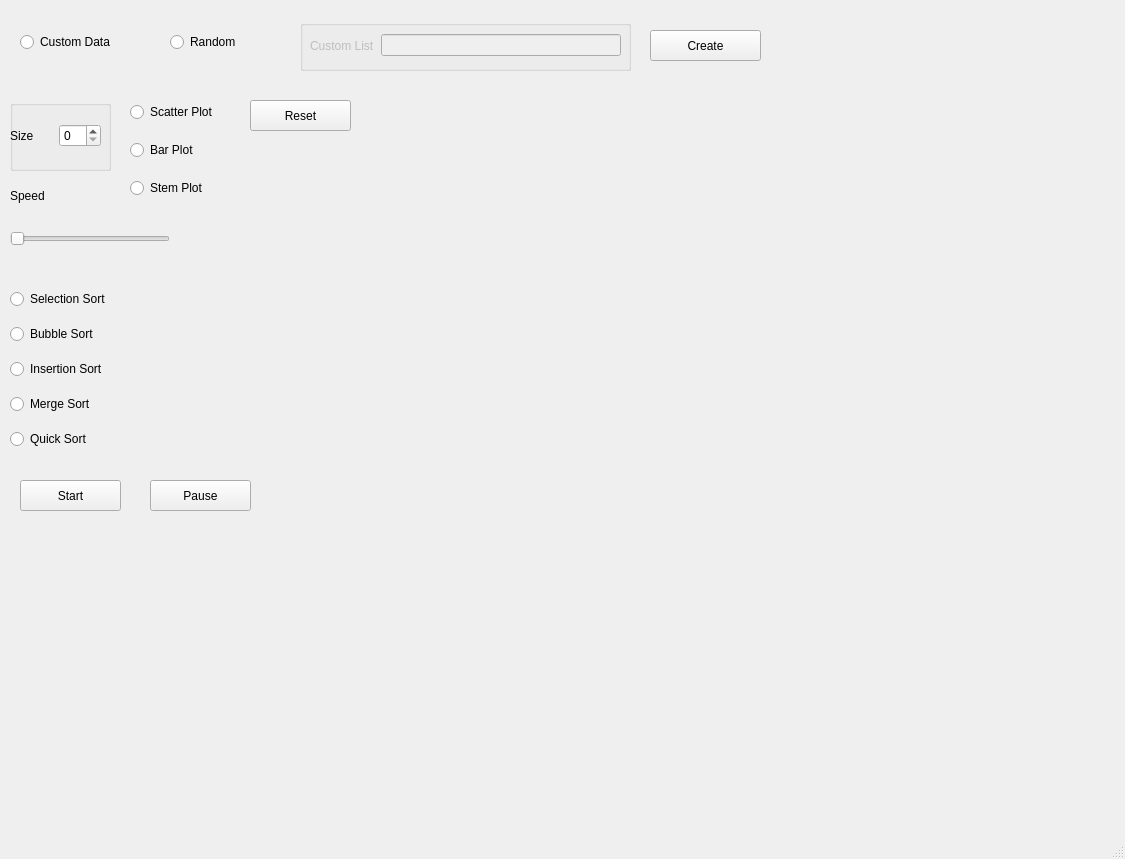
<?xml version="1.0" encoding="UTF-8"?>
<ui version="4.0">
 <class>MainWindow</class>
 <widget class="QMainWindow" name="MainWindow">
  <property name="enabled">
   <bool>true</bool>
  </property>
  <property name="geometry">
   <rect>
    <x>0</x>
    <y>0</y>
    <width>1125</width>
    <height>859</height>
   </rect>
  </property>
  <property name="windowTitle">
   <string>MainWindow</string>
  </property>
  <widget class="QWidget" name="centralwidget">
   <widget class="QPushButton" name="create_button">
    <property name="geometry">
     <rect>
      <x>650</x>
      <y>30</y>
      <width>111</width>
      <height>31</height>
     </rect>
    </property>
    <property name="text">
     <string>Create</string>
    </property>
   </widget>
   <widget class="QWidget" name="verticalLayoutWidget">
    <property name="geometry">
     <rect>
      <x>10</x>
      <y>280</y>
      <width>118</width>
      <height>181</height>
     </rect>
    </property>
    <layout class="QVBoxLayout" name="verticalLayout">
     <item>
      <widget class="QRadioButton" name="Selection">
       <property name="text">
        <string>Selection Sort</string>
       </property>
      </widget>
     </item>
     <item>
      <widget class="QRadioButton" name="Bubble">
       <property name="text">
        <string>Bubble Sort</string>
       </property>
      </widget>
     </item>
     <item>
      <widget class="QRadioButton" name="Insertion">
       <property name="text">
        <string>Insertion Sort</string>
       </property>
      </widget>
     </item>
     <item>
      <widget class="QRadioButton" name="Merge">
       <property name="text">
        <string>Merge Sort</string>
       </property>
      </widget>
     </item>
     <item>
      <widget class="QRadioButton" name="Quick">
       <property name="text">
        <string>Quick Sort</string>
       </property>
      </widget>
     </item>
    </layout>
   </widget>
   <widget class="QWidget" name="verticalLayoutWidget_2">
    <property name="geometry">
     <rect>
      <x>130</x>
      <y>90</y>
      <width>111</width>
      <height>121</height>
     </rect>
    </property>
    <layout class="QVBoxLayout" name="verticalLayout_2">
     <item>
      <widget class="QRadioButton" name="Scatter">
       <property name="text">
        <string>Scatter Plot</string>
       </property>
      </widget>
     </item>
     <item>
      <widget class="QRadioButton" name="Bar">
       <property name="text">
        <string>Bar Plot</string>
       </property>
      </widget>
     </item>
     <item>
      <widget class="QRadioButton" name="Stem">
       <property name="text">
        <string>Stem Plot</string>
       </property>
      </widget>
     </item>
    </layout>
   </widget>
   <widget class="QPushButton" name="start_button">
    <property name="geometry">
     <rect>
      <x>20</x>
      <y>480</y>
      <width>101</width>
      <height>31</height>
     </rect>
    </property>
    <property name="text">
     <string>Start</string>
    </property>
   </widget>
   <widget class="QPushButton" name="pause_button">
    <property name="geometry">
     <rect>
      <x>150</x>
      <y>480</y>
      <width>101</width>
      <height>31</height>
     </rect>
    </property>
    <property name="text">
     <string>Pause</string>
    </property>
   </widget>
   <widget class="QPushButton" name="reset_button">
    <property name="geometry">
     <rect>
      <x>250</x>
      <y>100</y>
      <width>101</width>
      <height>31</height>
     </rect>
    </property>
    <property name="text">
     <string>Reset</string>
    </property>
   </widget>
   <widget class="MplWidget" name="MplWidget" native="true">
    <property name="enabled">
     <bool>false</bool>
    </property>
    <property name="geometry">
     <rect>
      <x>360</x>
      <y>130</y>
      <width>671</width>
      <height>391</height>
     </rect>
    </property>
   </widget>
   <widget class="QGroupBox" name="groupBox">
    <property name="enabled">
     <bool>true</bool>
    </property>
    <property name="geometry">
     <rect>
      <x>10</x>
      <y>100</y>
      <width>101</width>
      <height>71</height>
     </rect>
    </property>
    <property name="title">
     <string/>
    </property>
    <widget class="QWidget" name="horizontalLayoutWidget_2">
     <property name="geometry">
      <rect>
       <x>0</x>
       <y>0</y>
       <width>91</width>
       <height>71</height>
      </rect>
     </property>
     <layout class="QHBoxLayout" name="horizontalLayout_2">
      <item>
       <widget class="QLabel" name="size_label">
        <property name="text">
         <string>Size</string>
        </property>
       </widget>
      </item>
      <item>
       <widget class="QSpinBox" name="spnBars"/>
      </item>
     </layout>
    </widget>
   </widget>
   <widget class="QGroupBox" name="groupBox_2">
    <property name="enabled">
     <bool>false</bool>
    </property>
    <property name="geometry">
     <rect>
      <x>300</x>
      <y>20</y>
      <width>331</width>
      <height>51</height>
     </rect>
    </property>
    <property name="title">
     <string/>
    </property>
    <widget class="QWidget" name="horizontalLayoutWidget">
     <property name="geometry">
      <rect>
       <x>10</x>
       <y>0</y>
       <width>311</width>
       <height>51</height>
      </rect>
     </property>
     <layout class="QHBoxLayout" name="horizontalLayout">
      <item>
       <widget class="QLabel" name="label1">
        <property name="text">
         <string>Custom List</string>
        </property>
       </widget>
      </item>
      <item>
       <widget class="QLineEdit" name="list"/>
      </item>
     </layout>
    </widget>
   </widget>
   <widget class="QRadioButton" name="custom">
    <property name="geometry">
     <rect>
      <x>20</x>
      <y>30</y>
      <width>107</width>
      <height>24</height>
     </rect>
    </property>
    <property name="text">
     <string>Custom Data</string>
    </property>
   </widget>
   <widget class="QRadioButton" name="random">
    <property name="geometry">
     <rect>
      <x>170</x>
      <y>30</y>
      <width>107</width>
      <height>24</height>
     </rect>
    </property>
    <property name="text">
     <string>Random</string>
    </property>
   </widget>
   <widget class="QLabel" name="speed_label">
    <property name="geometry">
     <rect>
      <x>10</x>
      <y>180</y>
      <width>81</width>
      <height>31</height>
     </rect>
    </property>
    <property name="text">
     <string>Speed</string>
    </property>
   </widget>
   <widget class="QSlider" name="speed_slider">
    <property name="geometry">
     <rect>
      <x>10</x>
      <y>230</y>
      <width>160</width>
      <height>18</height>
     </rect>
    </property>
    <property name="orientation">
     <enum>Qt::Horizontal</enum>
    </property>
   </widget>
  </widget>
  <widget class="QMenuBar" name="menubar">
   <property name="geometry">
    <rect>
     <x>0</x>
     <y>0</y>
     <width>1125</width>
     <height>26</height>
    </rect>
   </property>
  </widget>
  <widget class="QStatusBar" name="statusbar"/>
 </widget>
 <customwidgets>
  <customwidget>
   <class>MplWidget</class>
   <extends>QWidget</extends>
   <header>mplwidget.h</header>
   <container>1</container>
  </customwidget>
 </customwidgets>
 <resources/>
 <connections/>
</ui>
